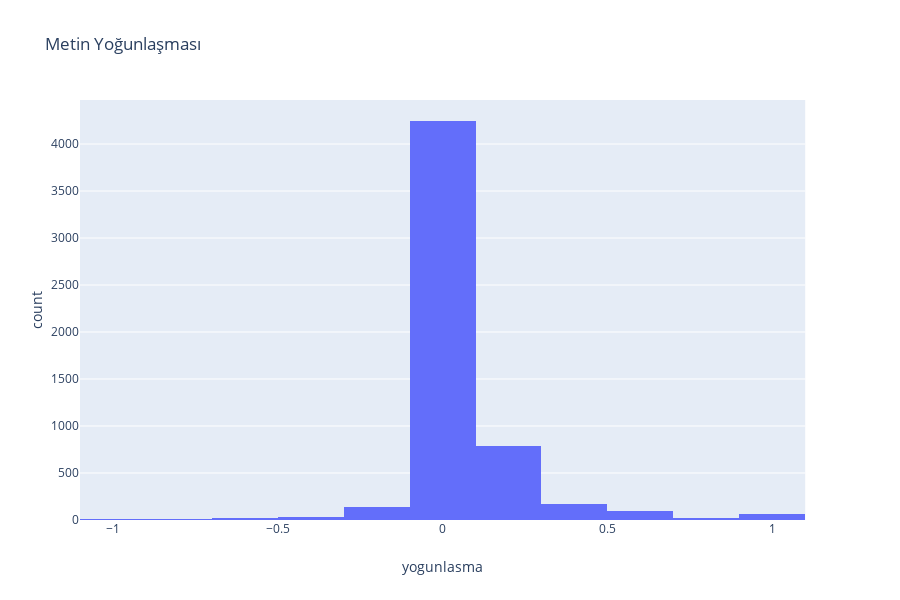

Notebook cell for this chart:
### Code cell
fig = px.histogram(data, x="yogunlasma", nbins=20, title='Metin Yoğunlaşması')
fig.show()

### Figure 1 — Plotly figure (JSON) as saved in the notebook; plotly's stock layout.template omitted (floating-point values rounded to 4 significant figures; data arrays with more than 128 entries replaced by an {"elided": "..."} marker saying what was removed)
{"data": [{"alignmentgroup": "True", "bingroup": "x", "hoverlabel": {"namelength": 0}, "hovertemplate": "yogunlasma=%{x}<br>count=%{y}", "legendgroup": "", "marker": {"color": "#636efa"}, "name": "", "nbinsx": 20, "offsetgroup": "", "orientation": "v", "showlegend": false, "type": "histogram", "x": {"elided": "5599 float values"}, "xaxis": "x", "yaxis": "y"}], "layout": {"barmode": "relative", "height": 600, "legend": {"tracegroupgap": 0}, "title": {"text": "Metin Yoğunlaşması"}, "xaxis": {"anchor": "y", "domain": [0, 0.98], "title": {"text": "yogunlasma"}}, "yaxis": {"anchor": "x", "domain": [0, 1], "title": {"text": "count"}}}}
